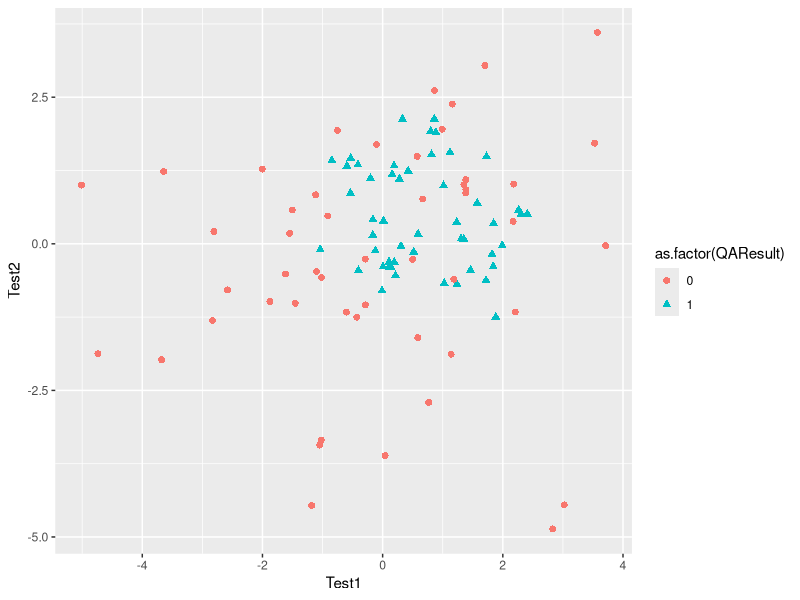
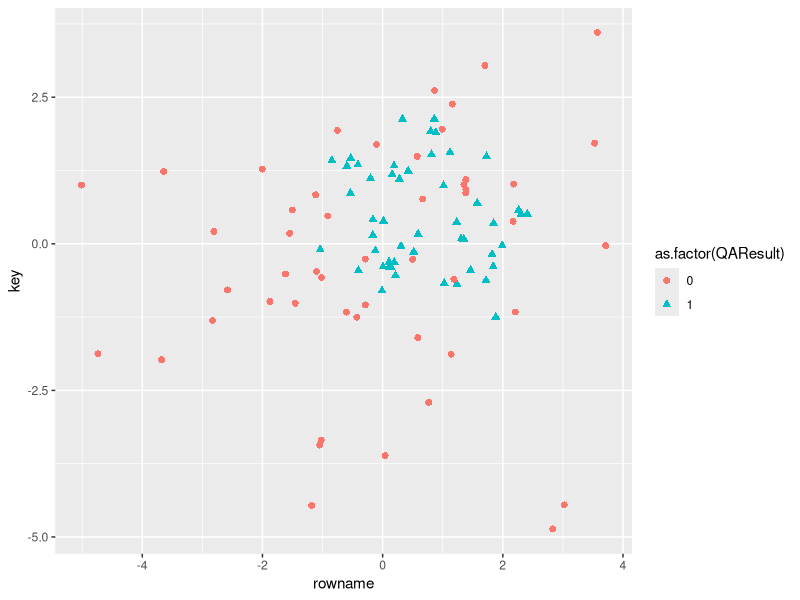

Generate these figures, in order, with R:
## ---- chunk 1
library(ggplot2)
library(tidyverse)
library(mlbench)
## ---- chunk 2
data <- mlbench.ringnorm(100, d = 2)

data <- data.frame(data$x[, 1], data$x[, 2], as.numeric(data$classes))
data[, 3] <- ifelse(data[, 3] == 1, 0, 1)

colnames(data) <- c("Test1", "Test2", "QAResult")
## ---- chunk 3
sigmoid <- function(z) {
    g <- 1 / (1 + exp(-z))
    return(g)
}

## ---- chunk 4
costFunction <- function(theta, X, y, lambda) {
    m <- length(y)
    J <- 0
    
    J <- 1/m * ((t(log(sigmoid(X %*% theta))) %*% (-y)) -
            t(log(1 - sigmoid(X %*% theta))) %*% (1 - y)) +
            lambda / (2 * m) * sum(theta[2:length(theta)] ^ 2)
    return(J)
}
## ---- chunk 5
gradient <- function(theta, X, y, lambda) {
    m <- length(y)
    grad <- rep(0, length(theta))
    
    grad <- 1/m * t(X) %*% (sigmoid(X %*% theta) - y) +
            rbind(0, matrix((lambda/m) * theta[2:length(theta)]))
    return(grad)
}
## ---- chunk 6
X <- as.matrix(data)
y <- X[, 3]
X <- X[, 1:2]
##ggplot(data, aes(x = Test1, y = Test2, color = as.factor(QAResult), shape = as.factor(QAResult))) + geom_point(size = 2)
## ---- chunk 7
ggplot(data, aes(x = Test1, y = Test2, color = as.factor(QAResult), shape = as.factor(QAResult))) + geom_point(size = 2)
## ---- chunk 8
mapFeature <- function(X1, X2) {
    degree <- 6
    out <- matrix(rep(1, length(X1)))
    for (i in 1:degree) {
        for (j in 0:i) {
            out <- cbind(out, (X1 ^ (i-j)) * (X2 ^ j))
        }
    }
    return(out)
}

## ---- chunk 9
X <- mapFeature(X[, 1], X[, 2])
## ---- chunk 10
initial_theta <- matrix(rep(0, ncol(X)))
lambda <- 1
theta_optim <- optim(par = initial_theta, fn = costFunction, gr = gradient, X = X, y = y, lambda = lambda, method = "BFGS")
## ---- chunk 11
u <- v <- seq(min(data), max(data), length.out = 100)
z <- matrix(0, nrow =length(u), ncol = length(v))
for (i in 1:length(u)) {
    for (j in 1:length(v)) {
        z[i, j] <- mapFeature(u[i], v[j]) %*% theta_optim$par
    }
}
## ---- chunk 12
rownames(z) <- seq(min(data), max(data), length.out = 100)
colnames(z) <- seq(min(data), max(data), length.out = 100)

as.data.frame(z) %>% 
  rownames_to_column() %>% 
  gather(key, value, -rowname) %>% 
  mutate(key = as.numeric(key), 
         rowname = as.numeric(rowname)) %>%
  ggplot() + geom_contour(aes(x = rowname, y = key, z = value), bins = 1) + 
    geom_point(data=data, aes(x = Test1, y = Test2, color = as.factor(QAResult),
                              shape = as.factor(QAResult)), size = 2)
